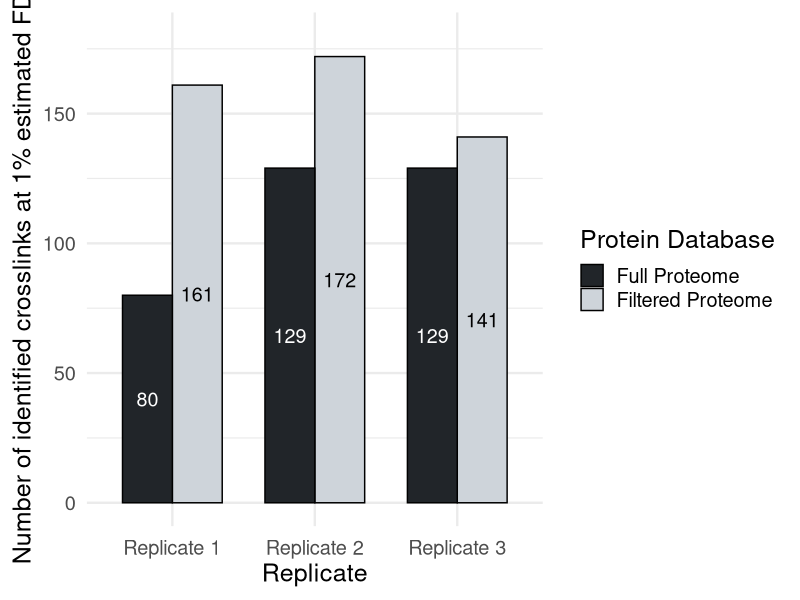

The R script that drew this image:
library(tidyverse)
library(readxl)

df <- read_excel("results.xlsx")

df <- df %>% 
  mutate(Database = factor(Database, levels = c("Full Proteome", "Filtered Proteome")))
  
# export to 1200 x 800

ggplot(df, aes(x=Replicate, y=Crosslinks, fill=Database)) +
  geom_bar(stat="identity", color="black", width = 0.7, position = position_dodge(width = 0.7)) +
  scale_fill_manual(values = c("#212529", "#ced4da"),
                    labels = c("Full Proteome", "Filtered Proteome")) +
  #ggtitle("Dataset of C. elegans nuclei by Müller et al., 2024:\nNumber of identified crosslinks per replicate at 1% estimated FDR\n(3 replicates, crosslinker: DSG)") +
  xlab("Replicate") +
  ylab("Number of identified crosslinks at 1% estimated FDR") +
  ylim(c(0, 180)) +
  labs(fill="Protein Database") +
  geom_text(aes(y=Crosslinks/2, label=round(Crosslinks, 0)), color = rep(c("black", "white"), 3), size=5.0, position = position_dodge(width = 0.7)) +
  theme_minimal(base_size = 18) +
  theme(axis.text.x = element_text(angle = 0, hjust = 0.5, vjust = 0.5)) +
  guides(fill = guide_legend(ncol = 1, label.position = "right"))
